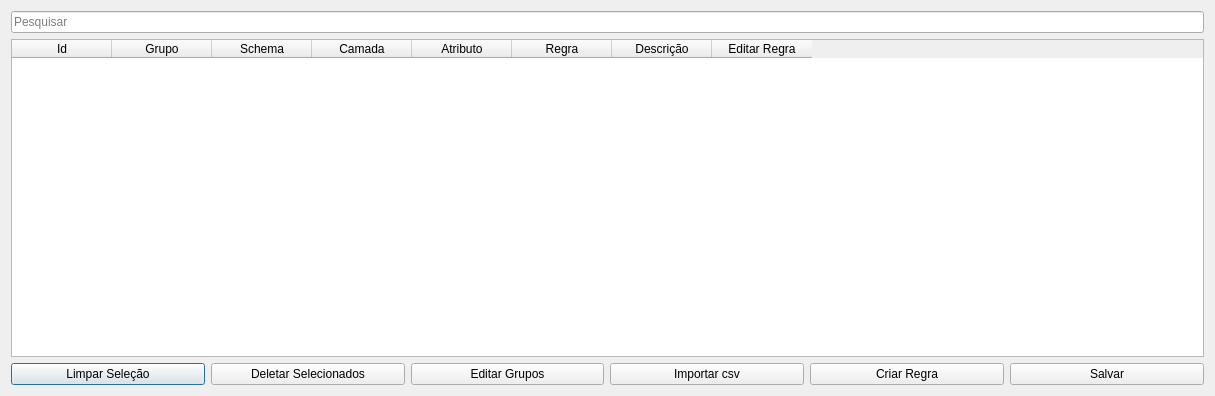
<?xml version="1.0" encoding="UTF-8"?>
<ui version="4.0">
 <class>Dialog</class>
 <widget class="QDialog" name="Dialog">
  <property name="geometry">
   <rect>
    <x>0</x>
    <y>0</y>
    <width>1215</width>
    <height>396</height>
   </rect>
  </property>
  <property name="windowTitle">
   <string>Regras</string>
  </property>
  <layout class="QGridLayout" name="gridLayout">
   <item row="0" column="0">
    <widget class="QLineEdit" name="searchLe">
     <property name="placeholderText">
      <string>Pesquisar</string>
     </property>
    </widget>
   </item>
   <item row="1" column="0">
    <widget class="QTableWidget" name="tableWidget">
     <column>
      <property name="text">
       <string>Id</string>
      </property>
     </column>
     <column>
      <property name="text">
       <string>Grupo</string>
      </property>
     </column>
     <column>
      <property name="text">
       <string>Schema</string>
      </property>
     </column>
     <column>
      <property name="text">
       <string>Camada</string>
      </property>
     </column>
     <column>
      <property name="text">
       <string>Atributo</string>
      </property>
     </column>
     <column>
      <property name="text">
       <string>Regra</string>
      </property>
     </column>
     <column>
      <property name="text">
       <string>Descrição</string>
      </property>
     </column>
     <column>
      <property name="text">
       <string>Editar Regra</string>
      </property>
     </column>
    </widget>
   </item>
   <item row="2" column="0">
    <layout class="QHBoxLayout" name="horizontalLayout">
     <item>
      <widget class="QPushButton" name="clearSelectionBtn">
       <property name="text">
        <string>Limpar Seleção</string>
       </property>
      </widget>
     </item>
     <item>
      <widget class="QPushButton" name="delBtn">
       <property name="text">
        <string>Deletar Selecionados</string>
       </property>
      </widget>
     </item>
     <item>
      <widget class="QPushButton" name="editGroupBtn">
       <property name="text">
        <string>Editar Grupos</string>
       </property>
      </widget>
     </item>
     <item>
      <widget class="QPushButton" name="importCsvBtn">
       <property name="text">
        <string>Importar csv</string>
       </property>
      </widget>
     </item>
     <item>
      <widget class="QPushButton" name="addFormBtn">
       <property name="text">
        <string>Criar Regra</string>
       </property>
      </widget>
     </item>
     <item>
      <widget class="QPushButton" name="saveBtn">
       <property name="text">
        <string>Salvar</string>
       </property>
      </widget>
     </item>
    </layout>
   </item>
  </layout>
 </widget>
 <resources/>
 <connections/>
</ui>
